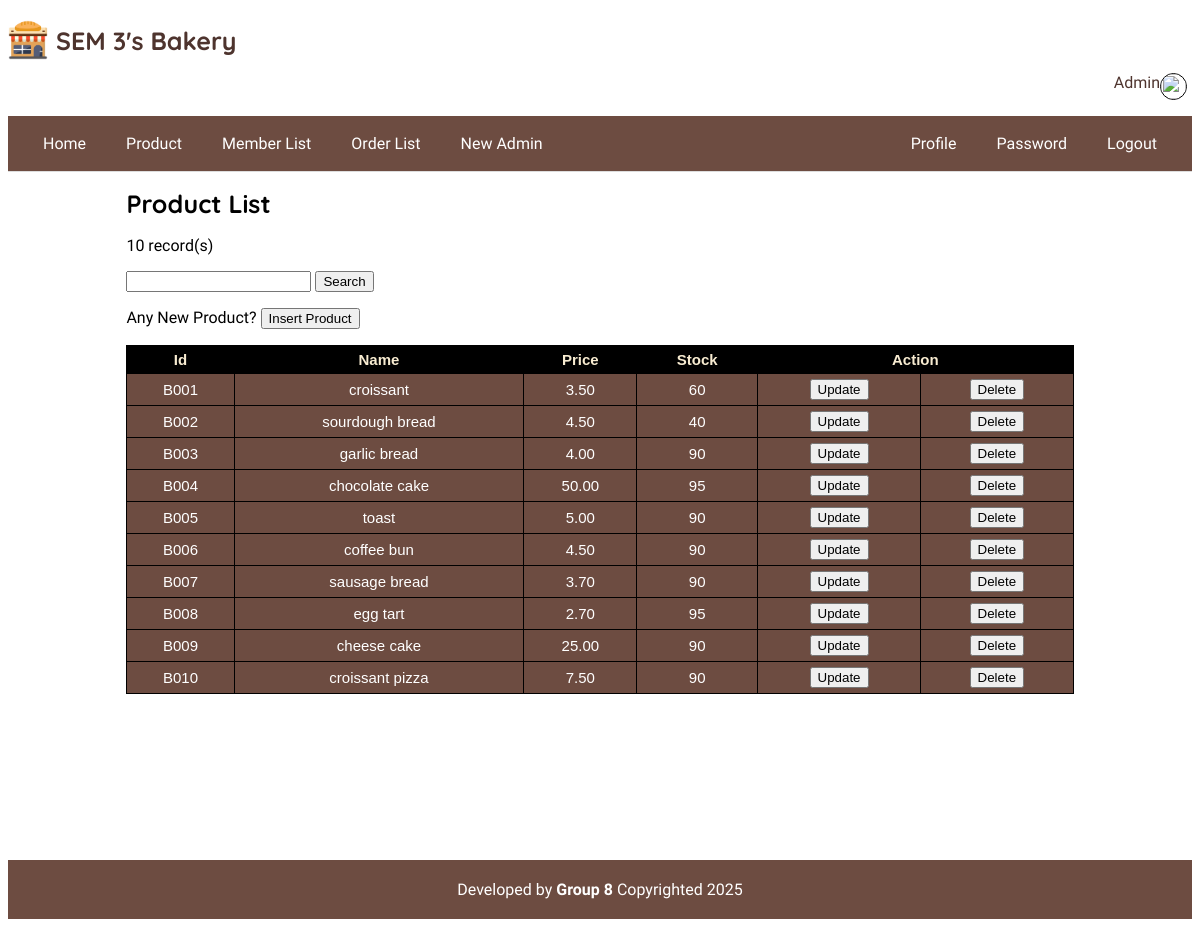
Screenshot of /product/product_maintenance.php (signed in) with the database file from the repository.
### tables this page shows
CREATE TABLE `product` (
  `id` char(4) NOT NULL,
  `name` varchar(100) NOT NULL,
  `price` decimal(4,2) NOT NULL,
  `description` varchar(300) NOT NULL,
  `photo` varchar(100) NOT NULL,
  `stock` int(11) NOT NULL
);

### product/product_maintenance.php (the view, shortened to what this page needs)
<?php
require '../base.php';
$name = req('name');
$stm = $_db->prepare('SELECT *
                      FROM product
                      WHERE name LIKE ?');
$stm->execute(["%$name%"]);
$arr = $stm->fetchAll();
include '../head.php';
?>
<form>
    <p><?= count($arr) ?> record(s)</p>
    <?= html_search('name') ?>
    <button>Search</button>
    <p>Any New Product? <button data-get="insert_product.php">Insert Product</button> </p>
</form>
<table class="productList">
    <tr>
        <th>Id</th>
        <th>Name</th>
        <th>Price</th>
        <th>Stock</th>
        <th colspan="2">Action</th>
    </tr>
    <?php foreach ($arr as $s) : ?>
        <tr>
            <td><?= $s->id ?></td>
            <td><?= $s->name ?></td>
            <td><?= $s->price ?></td>
            <td><?= $s->stock ?></td>
            <td>
                <button data-get="update.php?id=<?= $s->id ?>">Update</button>
            </td>
            <td>
                <button data-post="delete.php?id=<?= $s->id ?>" data-confirm="Permanently Delete?">Delete</button>
            </td>
        <?php endforeach ?>
        </tr>
</table>
<?php
include '../foot.php';

### css/bakery.css (style rules this page uses)
body { font-family: 'Muli', sans-serif; }
.productList th, .productList tr, .productList td { border: 1px solid rgb(0, 0, 0); padding: 5px; font-size: 15px; text-align: center; }
.productList { border-collapse: collapse; }
.productList th { background-color: #f2f2f2; }
.productList { width: 100%; border-collapse: collapse; margin-bottom: 1rem; font-family: Arial, sans-serif; font-size: 14px; color: #333; }
.productList th { background-color: #000; color: #F8ECD1; }
.productList { background: #6D4C41; color: #fff; }
.productList td:has(.popup) { position: relative; }

### rows the page displays
product: id "B001", name "croissant", price "3.50", stock "60"
product: id "B002", name "sourdough bread", price "4.50", stock "40"
product: id "B003", name "garlic bread", price "4.00", stock "90"
product: id "B004", name "chocolate cake", price "50.00", stock "95"
product: id "B005", name "toast", price "5.00", stock "90"
product: id "B006", name "coffee bun", price "4.50", stock "90"
product: id "B007", name "sausage bread", price "3.70", stock "90"
product: id "B008", name "egg tart", price "2.70", stock "95"
product: id "B009", name "cheese cake", price "25.00", stock "90"
product: id "B010", name "croissant pizza", price "7.50", stock "90"

### other values shown
$_user->name "Admin"
$_title "Product List"
count($arr) "10"
